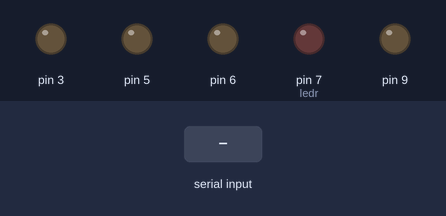
A sketch run on a simulated Arduino Uno, built with avr-gcc and run on an emulated ATmega328P. Parts: output pins drawn as LEDs (lit = HIGH). The inputs (shaded band) are chosen by the test bench. What the sketch prints to the serial monitor is not drawn.

Above: at 1.2 s.
1.3 s: "f" received over Serial
At 2.3 s:
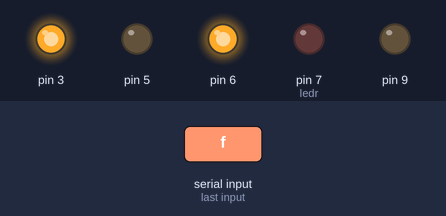
2.8 s: "r" received over Serial
At 3.4 s:
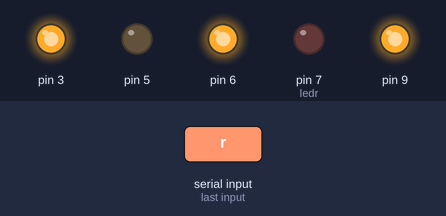
4.3 s: "l" received over Serial
At 4.6 s:
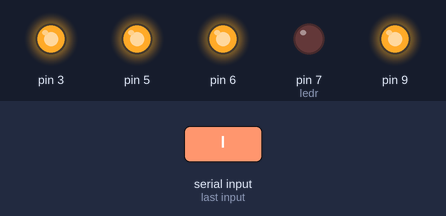
5.8 s: "b" received over Serial
At 6.9 s:
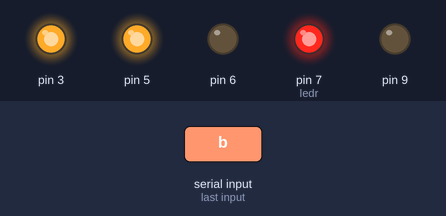
7.3 s: "f" received over Serial
At 8.1 s:
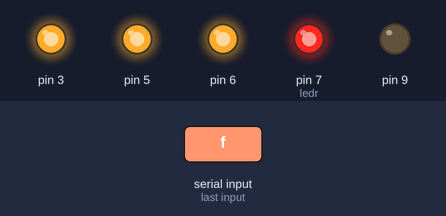
8.8 s: "r" received over Serial
At 9.2 s:
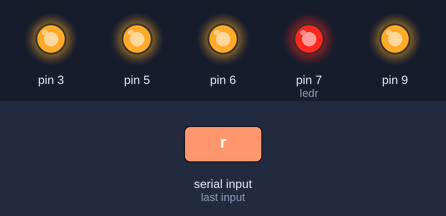
Timing chart, 0 to 11.3 s (numbered marks = the images above; inputs shaded):
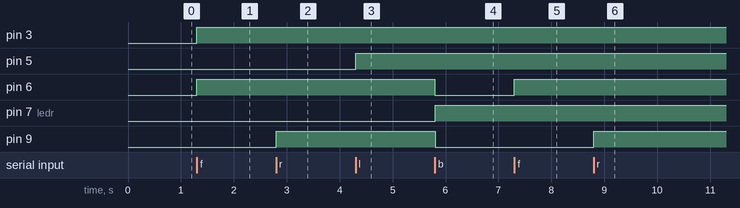

The sketch:

bot_hc05.ino
```cpp
// rx tx connect karun ghe! declare chi garaj nahie!
#include<SoftwareSerial.h>

int in1 = 6;
int in2 = 5;
int in3 = 3;
int in4 = 9;
int ledr = 7;
int ledg = 4;
int data;

void setup()
{
  Serial.begin(9600);
  pinMode(6,OUTPUT);
  pinMode(7,OUTPUT);
  pinMode(3,OUTPUT);
  pinMode(9,OUTPUT);
  pinMode(5,OUTPUT);
}
void loop()
{
  while(Serial.available() > 0)
  {
    data = Serial.read();
    Serial.print(data);
    if (data == 'f')
    {
      digitalWrite(6,HIGH);
      digitalWrite(3,HIGH);
      digitalWrite(ledg,HIGH);
    }
    else if (data == 'r')
    {
      digitalWrite(6,HIGH);
      digitalWrite(9,HIGH);
      digitalWrite(ledg,HIGH);
    }
    else if (data == 'l')
    {
      digitalWrite(5,HIGH);
      digitalWrite(3,HIGH);
      digitalWrite(ledg,HIGH);
    }
    else if (data == 'b')
    {
      digitalWrite(6,LOW);
      digitalWrite(7,LOW);
      digitalWrite(8,LOW);
      digitalWrite(9,LOW);
      digitalWrite(ledr,HIGH);
    }
    else if (data == 'rev')
    {
      digitalWrite(5,HIGH);
      digitalWrite(9,HIGH);
      digitalWrite(ledr,HIGH);

    }

  }
}
```

Measured:
- after the input at 1.3 s, pin 3, pin 6: LOW → HIGH at once
- after the input at 2.8 s, pin 9: LOW → HIGH at once
- after the input at 4.3 s, pin 5: LOW → HIGH at once
- after the input at 5.8 s, pin 6, pin 9: HIGH → LOW at once; pin 7 (ledr): LOW → HIGH at once
- after the input at 7.3 s, pin 6: LOW → HIGH at once
- after the input at 8.8 s, pin 9: LOW → HIGH at once
